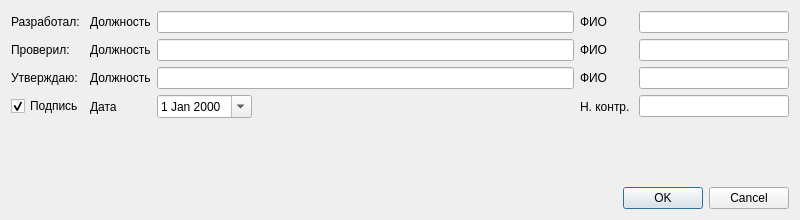
<?xml version="1.0" encoding="UTF-8"?>
<ui version="4.0">
 <class>DialogAuthor</class>
 <widget class="QDialog" name="DialogAuthor">
  <property name="geometry">
   <rect>
    <x>0</x>
    <y>0</y>
    <width>800</width>
    <height>220</height>
   </rect>
  </property>
  <property name="minimumSize">
   <size>
    <width>800</width>
    <height>220</height>
   </size>
  </property>
  <property name="maximumSize">
   <size>
    <width>800</width>
    <height>220</height>
   </size>
  </property>
  <property name="windowTitle">
   <string>Данные паспорта</string>
  </property>
  <layout class="QVBoxLayout" name="verticalLayout">
   <item>
    <layout class="QGridLayout" name="gridLayout">
     <item row="0" column="0">
      <widget class="QLabel" name="label">
       <property name="text">
        <string>Разработал:</string>
       </property>
      </widget>
     </item>
     <item row="0" column="1">
      <widget class="QLabel" name="label_2">
       <property name="text">
        <string>Должность</string>
       </property>
      </widget>
     </item>
     <item row="0" column="2">
      <widget class="QLineEdit" name="lineEditAuthTitle"/>
     </item>
     <item row="0" column="3">
      <widget class="QLabel" name="label_3">
       <property name="text">
        <string>ФИО</string>
       </property>
      </widget>
     </item>
     <item row="0" column="4">
      <widget class="QLineEdit" name="lineEditAuth">
       <property name="maximumSize">
        <size>
         <width>150</width>
         <height>16777215</height>
        </size>
       </property>
      </widget>
     </item>
     <item row="1" column="0">
      <widget class="QLabel" name="label_6">
       <property name="text">
        <string>Проверил:</string>
       </property>
      </widget>
     </item>
     <item row="1" column="1">
      <widget class="QLabel" name="label_4">
       <property name="text">
        <string>Должность</string>
       </property>
      </widget>
     </item>
     <item row="1" column="2">
      <widget class="QLineEdit" name="lineEditCheckTitle"/>
     </item>
     <item row="1" column="3">
      <widget class="QLabel" name="label_5">
       <property name="text">
        <string>ФИО</string>
       </property>
      </widget>
     </item>
     <item row="1" column="4">
      <widget class="QLineEdit" name="lineEditCheck">
       <property name="maximumSize">
        <size>
         <width>150</width>
         <height>16777215</height>
        </size>
       </property>
      </widget>
     </item>
     <item row="2" column="0">
      <widget class="QLabel" name="label_9">
       <property name="text">
        <string>Утверждаю:</string>
       </property>
      </widget>
     </item>
     <item row="2" column="1">
      <widget class="QLabel" name="label_7">
       <property name="text">
        <string>Должность</string>
       </property>
      </widget>
     </item>
     <item row="2" column="2">
      <widget class="QLineEdit" name="lineEditAppTitle"/>
     </item>
     <item row="2" column="3">
      <widget class="QLabel" name="label_8">
       <property name="text">
        <string>ФИО</string>
       </property>
      </widget>
     </item>
     <item row="2" column="4">
      <widget class="QLineEdit" name="lineEditApp">
       <property name="maximumSize">
        <size>
         <width>150</width>
         <height>16777215</height>
        </size>
       </property>
      </widget>
     </item>
     <item row="3" column="4">
      <widget class="QLineEdit" name="lineEditNorm">
       <property name="maximumSize">
        <size>
         <width>150</width>
         <height>16777215</height>
        </size>
       </property>
      </widget>
     </item>
     <item row="3" column="3">
      <widget class="QLabel" name="label_10">
       <property name="text">
        <string>Н. контр. </string>
       </property>
      </widget>
     </item>
     <item row="3" column="2">
      <widget class="QDateEdit" name="dateEdit">
       <property name="sizePolicy">
        <sizepolicy hsizetype="Maximum" vsizetype="Fixed">
         <horstretch>0</horstretch>
         <verstretch>0</verstretch>
        </sizepolicy>
       </property>
       <property name="calendarPopup">
        <bool>true</bool>
       </property>
      </widget>
     </item>
     <item row="3" column="1">
      <widget class="QLabel" name="label_11">
       <property name="text">
        <string>Дата</string>
       </property>
      </widget>
     </item>
     <item row="3" column="0">
      <widget class="QCheckBox" name="checkBoxSig">
       <property name="text">
        <string>Подпись</string>
       </property>
       <property name="checked">
        <bool>true</bool>
       </property>
      </widget>
     </item>
    </layout>
   </item>
   <item>
    <spacer name="verticalSpacer">
     <property name="orientation">
      <enum>Qt::Vertical</enum>
     </property>
     <property name="sizeHint" stdset="0">
      <size>
       <width>20</width>
       <height>40</height>
      </size>
     </property>
    </spacer>
   </item>
   <item>
    <widget class="QDialogButtonBox" name="buttonBox">
     <property name="orientation">
      <enum>Qt::Horizontal</enum>
     </property>
     <property name="standardButtons">
      <set>QDialogButtonBox::Cancel|QDialogButtonBox::Ok</set>
     </property>
    </widget>
   </item>
  </layout>
 </widget>
 <resources/>
 <connections>
  <connection>
   <sender>buttonBox</sender>
   <signal>accepted()</signal>
   <receiver>DialogAuthor</receiver>
   <slot>accept()</slot>
   <hints>
    <hint type="sourcelabel">
     <x>248</x>
     <y>254</y>
    </hint>
    <hint type="destinationlabel">
     <x>157</x>
     <y>274</y>
    </hint>
   </hints>
  </connection>
  <connection>
   <sender>buttonBox</sender>
   <signal>rejected()</signal>
   <receiver>DialogAuthor</receiver>
   <slot>reject()</slot>
   <hints>
    <hint type="sourcelabel">
     <x>316</x>
     <y>260</y>
    </hint>
    <hint type="destinationlabel">
     <x>286</x>
     <y>274</y>
    </hint>
   </hints>
  </connection>
 </connections>
</ui>
